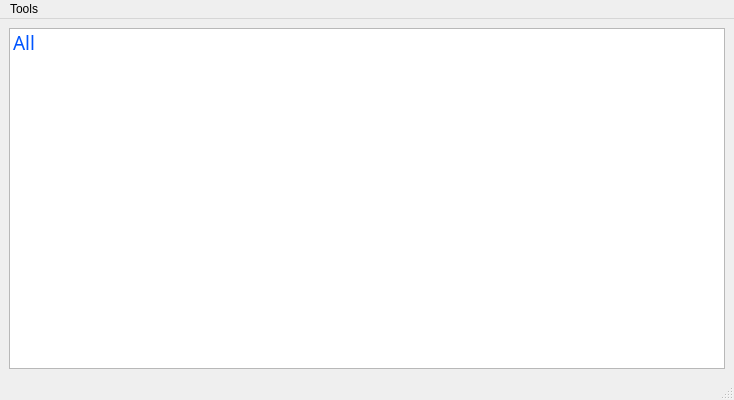
<?xml version="1.0" encoding="UTF-8"?>
<ui version="4.0">
 <class>Server</class>
 <widget class="QMainWindow" name="Server">
  <property name="geometry">
   <rect>
    <x>0</x>
    <y>0</y>
    <width>734</width>
    <height>400</height>
   </rect>
  </property>
  <property name="windowTitle">
   <string>Server</string>
  </property>
  <property name="styleSheet">
   <string notr="true">font: 12pt &quot;Hurmit Nerd Font&quot;;</string>
  </property>
  <widget class="QWidget" name="centralwidget">
   <layout class="QGridLayout" name="gridLayout">
    <item row="0" column="0">
     <widget class="QListWidget" name="listWidget">
      <property name="sortingEnabled">
       <bool>true</bool>
      </property>
      <item>
       <property name="text">
        <string>All</string>
       </property>
       <property name="font">
        <font>
         <family>Hurmit Nerd Font</family>
         <pointsize>14</pointsize>
        </font>
       </property>
       <property name="background">
        <brush brushstyle="NoBrush">
         <color alpha="255">
          <red>255</red>
          <green>255</green>
          <blue>255</blue>
         </color>
        </brush>
       </property>
       <property name="foreground">
        <brush brushstyle="SolidPattern">
         <color alpha="255">
          <red>0</red>
          <green>85</green>
          <blue>255</blue>
         </color>
        </brush>
       </property>
       <property name="flags">
        <set>ItemIsSelectable|ItemIsEnabled</set>
       </property>
      </item>
     </widget>
    </item>
   </layout>
  </widget>
  <widget class="QStatusBar" name="statusbar"/>
  <widget class="QMenuBar" name="menuBar">
   <property name="geometry">
    <rect>
     <x>0</x>
     <y>0</y>
     <width>734</width>
     <height>28</height>
    </rect>
   </property>
   <widget class="QMenu" name="menuTools">
    <property name="title">
     <string>Tools</string>
    </property>
    <addaction name="actionClose"/>
   </widget>
   <addaction name="menuTools"/>
  </widget>
  <action name="actionClose">
   <property name="text">
    <string>Close</string>
   </property>
  </action>
 </widget>
 <resources/>
 <connections/>
</ui>
